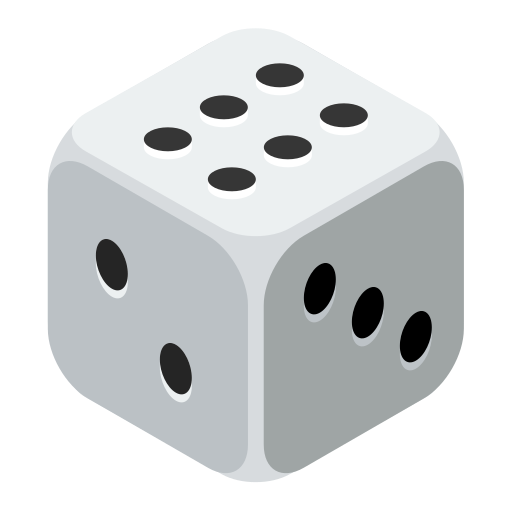
#> input picture src/features/khodam/assets/roll.png, 512 x 512 px
$ python build-assets.py
#> lines starting #> are read from the running program, lines starting #| are printed output that depends on the picture
#!/usr/bin/env python3
"""One-time asset builder for the khodam game (run at dev time, outputs committed).

Builds legend.png — the 4-button legend strip attached to the game panel.

Zero runtime cost: the bot only reads the committed PNGs.
"""
import glob
import os
from PIL import Image, ImageDraw, ImageFont

HERE = os.path.dirname(os.path.abspath(__file__))

CELLS = [
    ("roll.png", "ROLL"),
    ("collection.png", "KOLEKSI"),
    ("duel.png", "DUEL"),
    ("leaderboard.png", "RANK"),
]


def find_font():
    for pat in [
        "/usr/share/fonts/truetype/dejavu/DejaVuSans-Bold.ttf",
        "/usr/share/fonts/truetype/liberation/LiberationSans-Bold.ttf",
    ]:
        if os.path.exists(pat):
            return pat
    hits = glob.glob("/usr/share/fonts/**/DejaVuSans-Bold.ttf", recursive=True)
    return hits[0] if hits else None


def build_legend():
    font_path = find_font()
    font = ImageFont.truetype(font_path, 44) if font_path else ImageFont.load_default()

    cell_w, card_h = 300, 380
    img = Image.new("RGBA", (cell_w * 4, card_h), (43, 45, 49, 255))  # discord dark
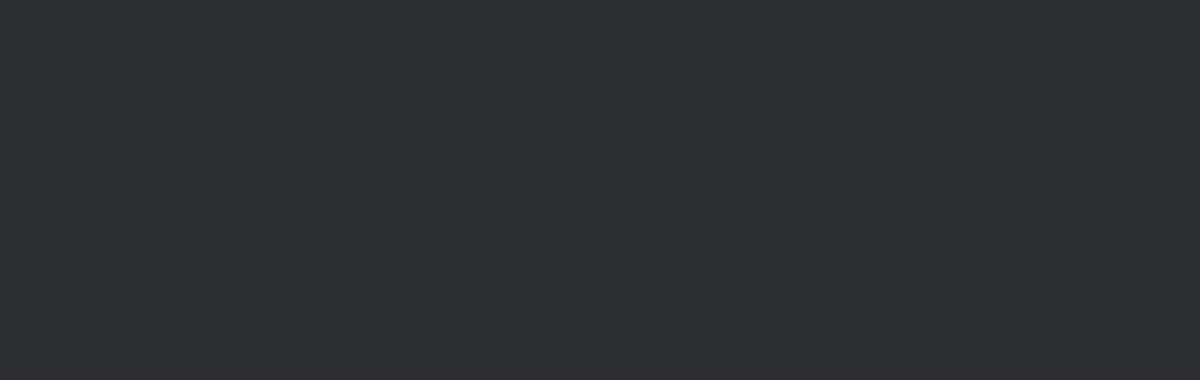
#> img: PIL image 1200x380 RGBA; mean R, G, B, A 43, 45, 49, 255
    draw = ImageDraw.Draw(img)

    for i, (icon_name, label) in enumerate(CELLS):
        icon = Image.open(os.path.join(HERE, icon_name)).convert("RGBA")
#> icon is the input picture: PIL image 512x512 RGBA; mean R, G, B, A 103.7, 106.4, 107.4, 143.3
        icon.thumbnail((190, 190), Image.LANCZOS)
#> icon: PIL image 190x190 RGBA
        cx = i * cell_w + cell_w // 2
        img.alpha_composite(icon, (cx - icon.width // 2, 45))
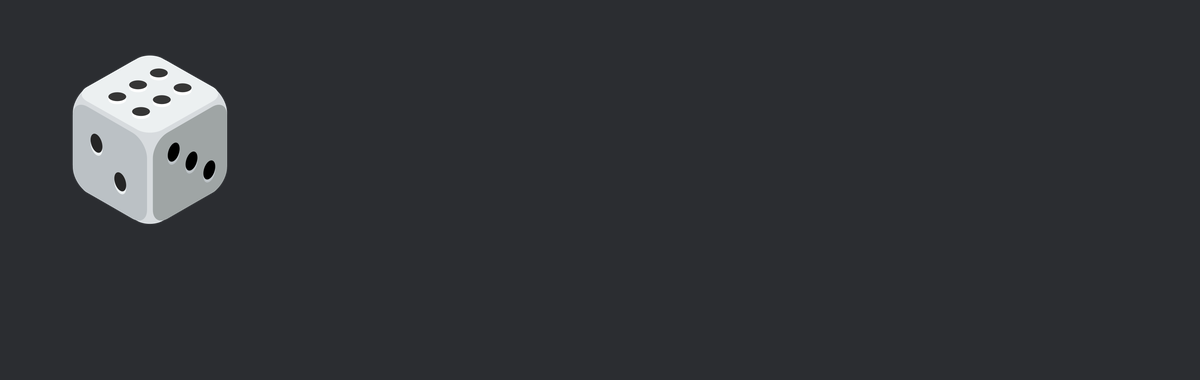
#> img: PIL image 1200x380 RGBA; mean R, G, B, A 49.3, 51.4, 55.3, 255

        bbox = draw.textbbox((0, 0), label, font=font)
#> bbox = (0, 8, 127, 41)
        tw = bbox[2] - bbox[0]
#> tw = 127
        draw.text((cx - tw // 2, 260), label, font=font, fill=(255, 255, 255, 255))
#> pass 2 of the loop in build_legend, `for i, (icon_name, label) in enumerate(CELLS):`:
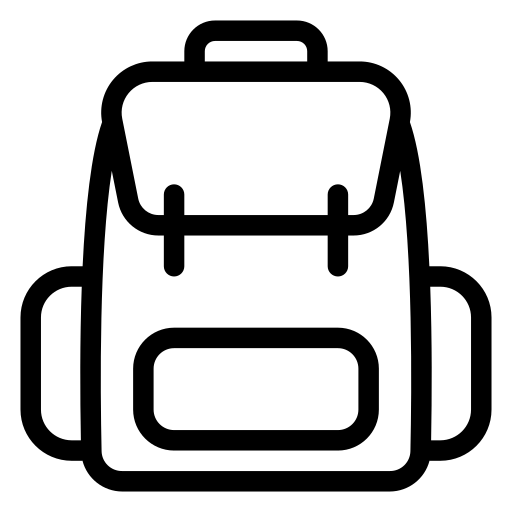
#> input picture src/features/khodam/assets/collection.png, 512 x 512 px
#> in build_legend, icon is the input picture: PIL image 512x512 RGBA; mean R, G, B, A 0, 0, 0, 62.9
#> in build_legend, `icon.thumbnail((190, 190), Image.LANCZOS)`:
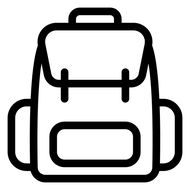
#> icon: PIL image 190x190 RGBA; mean R, G, B, A 0, 0, 0, 63; transparent parts drawn white
#> in build_legend, `img.alpha_composite(icon, (cx - icon.width // 2, 45))`:
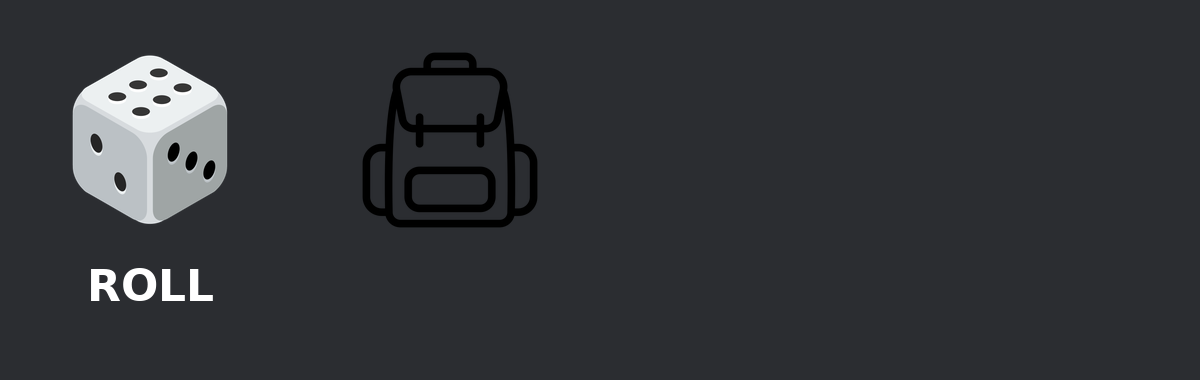
#> img: PIL image 1200x380 RGBA; mean R, G, B, A 49.3, 51.4, 55.2, 255
#> bbox = (0, 8, 210, 41)
#> tw = 210
#> pass 3 of the loop in build_legend, `for i, (icon_name, label) in enumerate(CELLS):`:
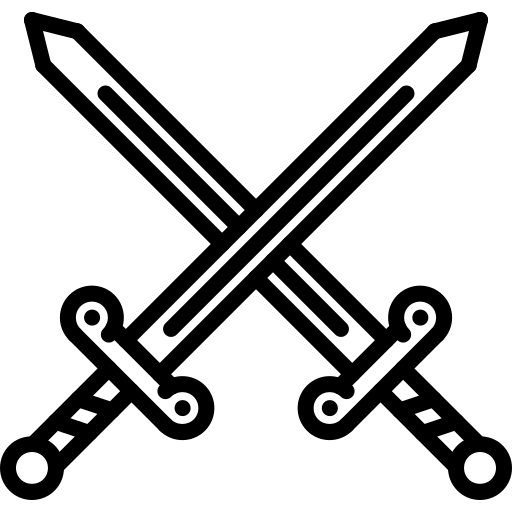
#> input picture src/features/khodam/assets/duel.png, 512 x 512 px
#> in build_legend, icon is the input picture: PIL image 512x512 RGBA; mean R, G, B, A 0, 0, 0, 62.9
#> in build_legend, `icon.thumbnail((190, 190), Image.LANCZOS)`:
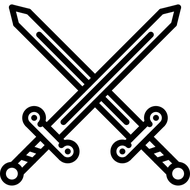
#> icon: PIL image 190x190 RGBA; mean R, G, B, A 0, 0, 0, 62.8; transparent parts drawn white
#> in build_legend, `img.alpha_composite(icon, (cx - icon.width // 2, 45))`:
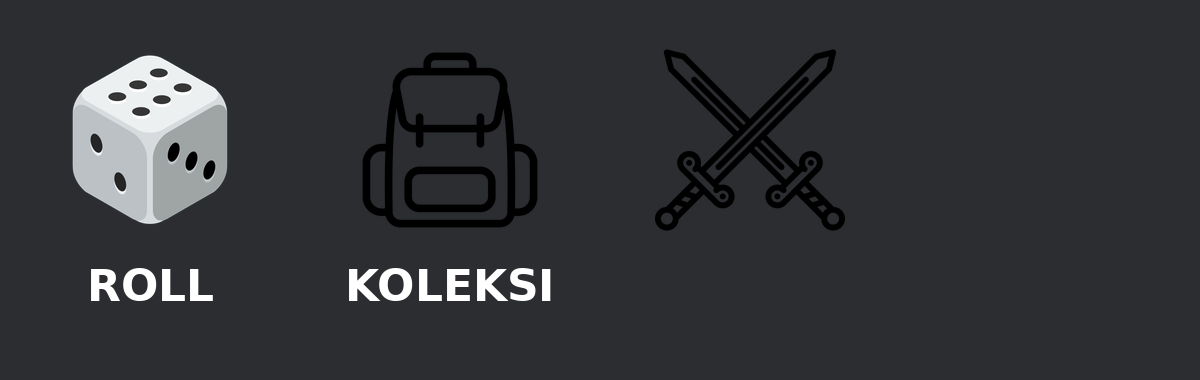
#> img: PIL image 1200x380 RGBA; mean R, G, B, A 50.1, 52.1, 55.8, 255
#> bbox = (0, 9, 130, 41)
#> tw = 130
#> the loop made 4 passes; the first 3 are shown

    img.save(os.path.join(HERE, "legend.png"))
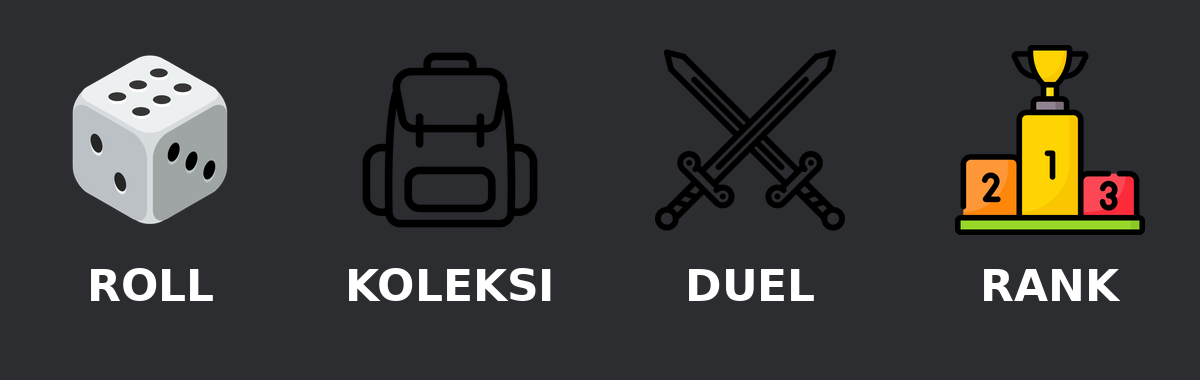
#> saved as legend.png: PIL image 1200x380 RGBA; mean R, G, B, A 56.7, 56.9, 56.4, 255
    print("wrote legend.png", img.size)
#| wrote legend.png (1200, 380)


def main():
    build_legend()


if __name__ == "__main__":
    main()
